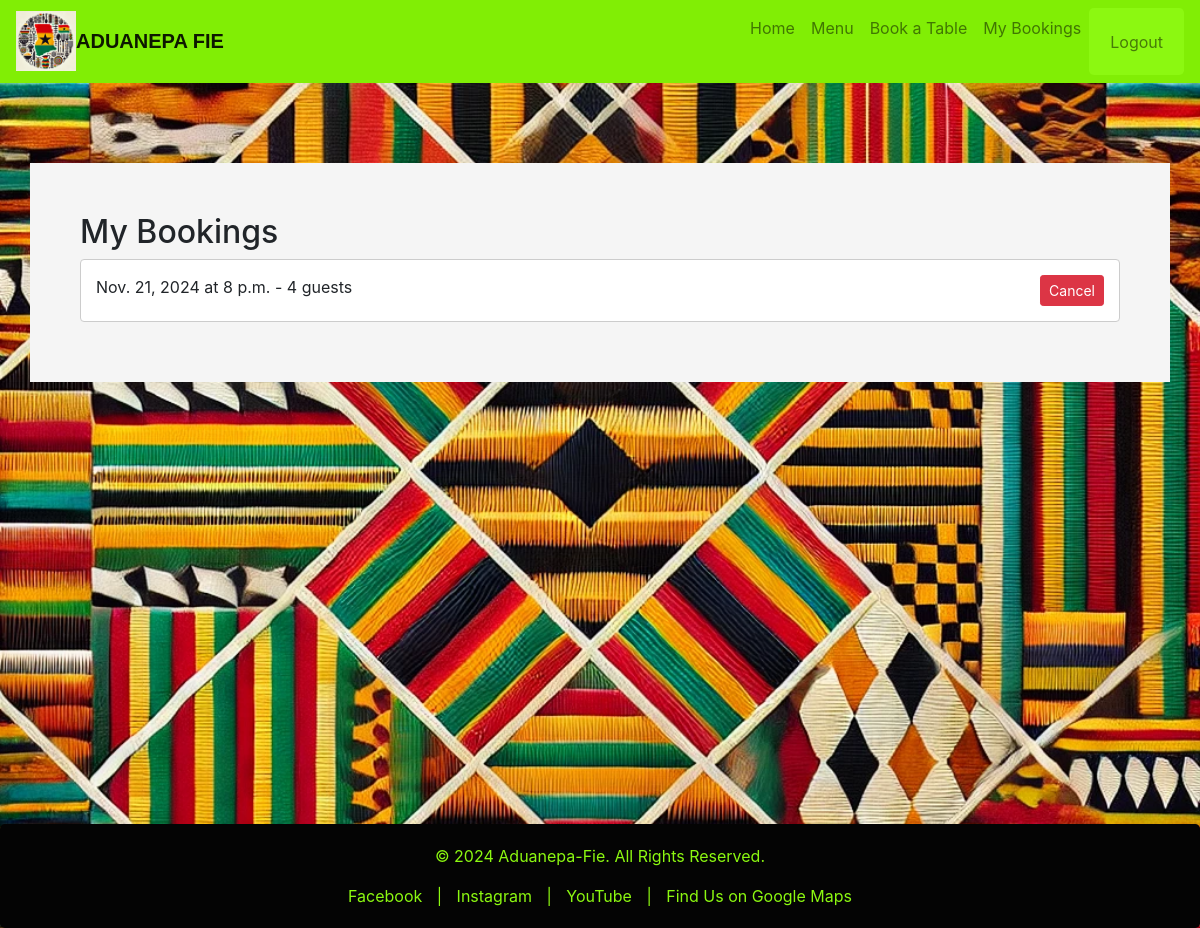
Page /my_bookings/ (signed in) on the committed database.
### bookings/models.py (models this page shows, shortened)
class Booking(models.Model):
    user = models.ForeignKey(User, on_delete=models.CASCADE)
    table = models.ForeignKey(Table, on_delete=models.CASCADE)
    date = models.DateField()
    time = models.TimeField()
    guests = models.IntegerField()
    created_at = models.DateTimeField(auto_now_add=True)

### bookings/views.py (the view)
# urls.py: path('my_bookings/', views.my_bookings, name='my_bookings'),
@login_required
def my_bookings(request):
    bookings = Booking.objects.filter(user=request.user)
    return render(request, 'my_bookings.html', {'bookings': bookings})

### templates/my_bookings.html (shortened to what this page needs)
{% extends 'base.html' %}
{% block content %}
    <h2>My Bookings</h2>
    {% if bookings %}
        <ul class="list-group">
        {% for booking in bookings %}
            <li class="list-group-item">
                {{ booking.date }} at {{ booking.time }} - {{ booking.guests }} guests
                <a href="{% url 'cancel_booking' booking.id %}" class="btn btn-danger btn-sm float-right">Cancel</a>
            </li>
        {% endfor %}
        </ul>
    {% else %}
        <p>You have no bookings.</p>
    {% endif %}
{% endblock %}

### static/css/styles.css (style rules this page uses)
html, body { display: flex; flex-direction: column; max-width: 100%; }
body { background-image: url('/static/images/kente_background.jpg'); background-size: cover; background-repeat: no-repeat; background-position: center; }
.btn-danger { background-color: #dc3545; border-color: #dc3545; }
.list-group-item { background-color: #fff; border: 1px solid #ccc; border-radius: 0.3rem; margin-bottom: 10px; padding: 15px; }
.list-group-item .btn { margin-left: 10px; }

### rows in the picture
Booking: date "Nov. 21, 2024", time "8 p.m.", guests "4"
